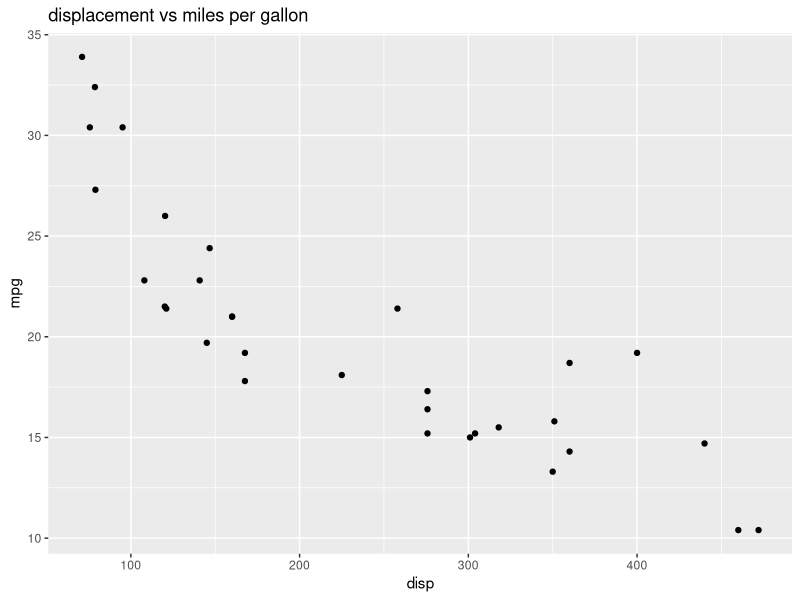
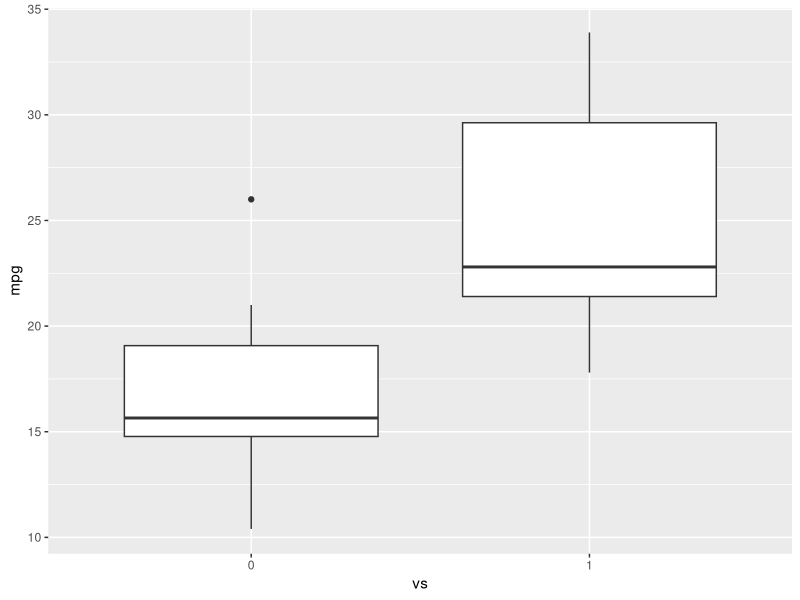
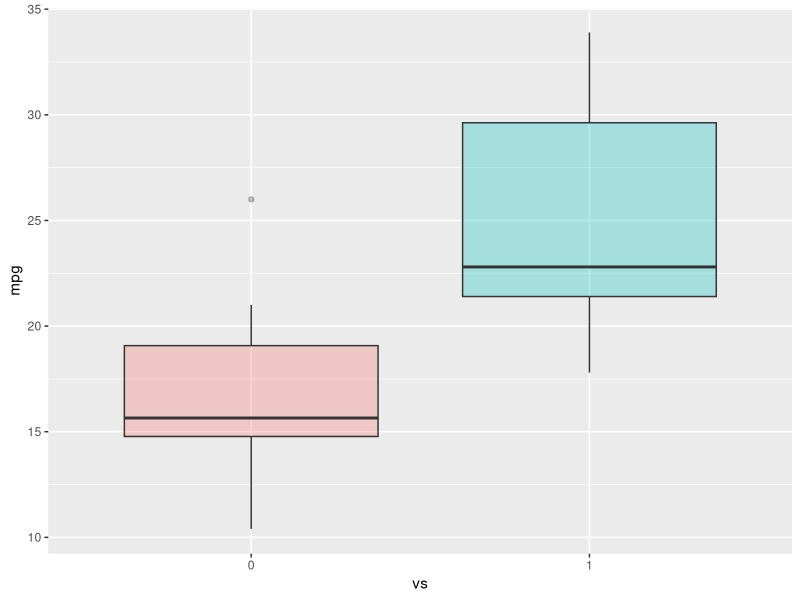
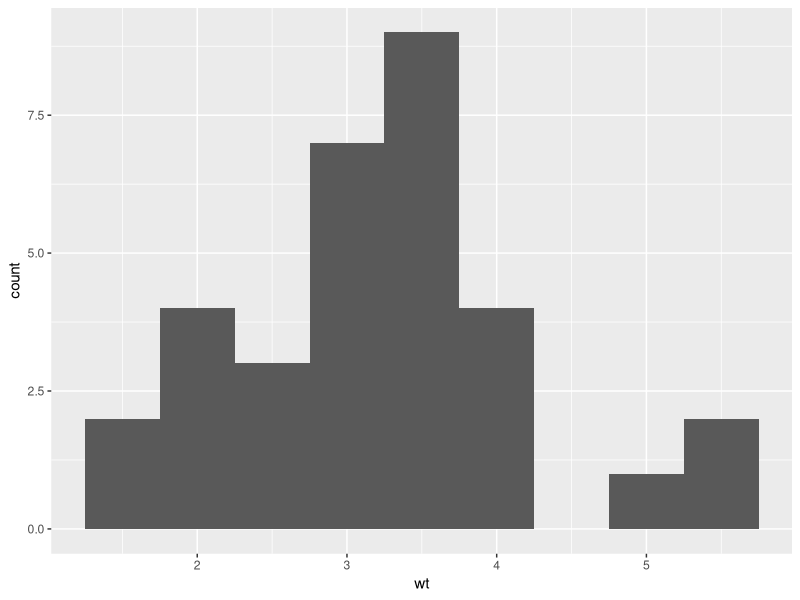
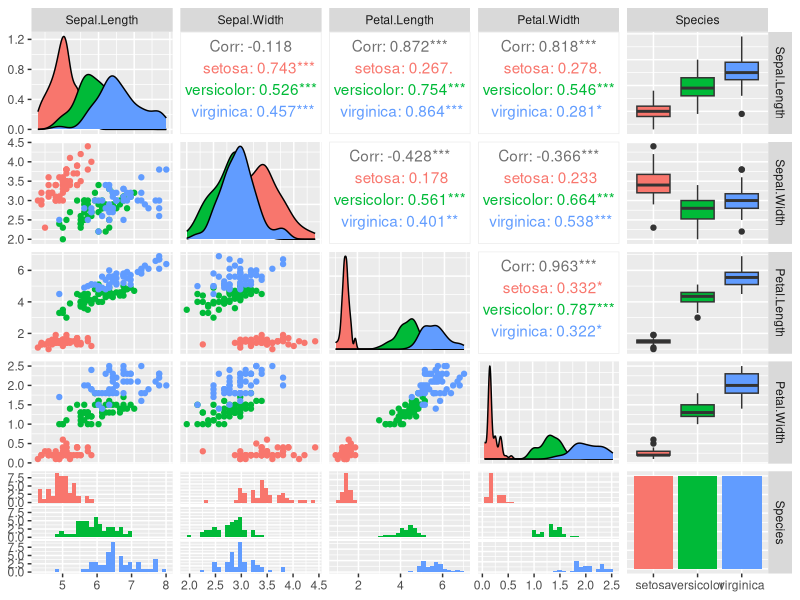

Here is the R script that generated these plots, in order:

#Dataset showing 
library(datasets)
data(iris)
View(iris)

unique(iris$Species) # show unique species
############################################
#Data plotting
library(datasets)
data(mtcars)
head(mtcars, 5)

#load ggplot package
library(ggplot2)
# create a scatterplot of displacement (disp) and miles per gallon (mpg)
ggplot(aes(x=disp,y=mpg,),data=mtcars)+geom_point()+ggtitle("displacement vs miles per gallon")
mtcars$vs <- as.factor(mtcars$vs)
# create boxplot of the distribution for v-shaped and straight Engine
ggplot(aes(x=vs, y=mpg), data = mtcars) + geom_boxplot()

ggplot(aes(x=vs, y=mpg, fill = vs), data = mtcars) + geom_boxplot(alpha=0.3) + theme(legend.position="none")

ggplot(aes(x=wt),data=mtcars) + geom_histogram(binwidth=0.5)
#############################################################
#plot iris data for visualization
library(datasets)
data(iris)

library(GGally)
ggpairs(iris, mapping=ggplot2::aes(colour = Species))